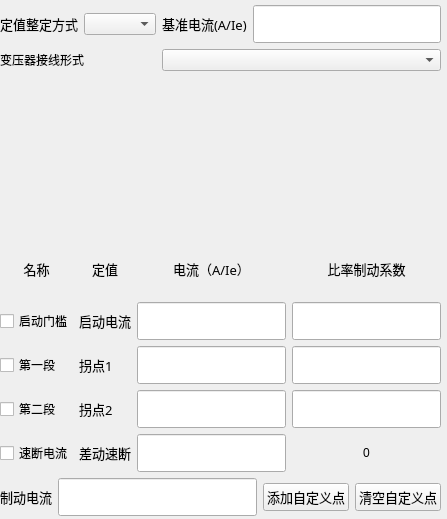
<?xml version="1.0" encoding="UTF-8"?>
<ui version="4.0">
 <class>QCharEditRadioNormalWidget</class>
 <widget class="QWidget" name="QCharEditRadioNormalWidget">
  <property name="enabled">
   <bool>true</bool>
  </property>
  <property name="geometry">
   <rect>
    <x>0</x>
    <y>0</y>
    <width>447</width>
    <height>519</height>
   </rect>
  </property>
  <property name="windowTitle">
   <string>Form</string>
  </property>
  <widget class="QWidget" name="layoutWidget">
   <property name="geometry">
    <rect>
     <x>0</x>
     <y>5</y>
     <width>441</width>
     <height>511</height>
    </rect>
   </property>
   <layout class="QVBoxLayout" name="m_mainVerticalLayout">
    <item>
     <layout class="QGridLayout" name="gridLayout">
      <item row="0" column="2">
       <widget class="QLabel" name="m_lbInSet">
        <property name="font">
         <font>
          <family>HP Simplified Hans Light</family>
          <pointsize>10</pointsize>
          <weight>50</weight>
          <italic>false</italic>
          <bold>false</bold>
         </font>
        </property>
        <property name="styleSheet">
         <string notr="true"/>
        </property>
        <property name="text">
         <string>基准电流(A/Ie)</string>
        </property>
       </widget>
      </item>
      <item row="0" column="3">
       <widget class="QSttLineEdit" name="m_editInSet">
        <property name="font">
         <font>
          <family>Agency FB</family>
          <pointsize>16</pointsize>
         </font>
        </property>
       </widget>
      </item>
      <item row="0" column="1" alignment="Qt::AlignLeft">
       <widget class="QDataTypeComboBox" name="m_cbSettingMinAxis"/>
      </item>
      <item row="0" column="0">
       <widget class="QLabel" name="m_lbSettingMinAxis">
        <property name="font">
         <font>
          <family>HP Simplified Hans Light</family>
          <pointsize>10</pointsize>
          <weight>50</weight>
          <italic>false</italic>
          <bold>false</bold>
         </font>
        </property>
        <property name="styleSheet">
         <string notr="true"/>
        </property>
        <property name="text">
         <string>定值整定方式</string>
        </property>
       </widget>
      </item>
      <item row="1" column="2" colspan="2">
       <widget class="QDataTypeComboBox" name="m_cmb_TranSort">
        <property name="styleSheet">
         <string notr="true"/>
        </property>
       </widget>
      </item>
      <item row="1" column="0" colspan="2">
       <widget class="QLabel" name="m_lbTranSort">
        <property name="styleSheet">
         <string notr="true"/>
        </property>
        <property name="text">
         <string>变压器接线形式</string>
        </property>
       </widget>
      </item>
      <item row="2" column="0" colspan="4">
       <widget class="QLabel" name="m_label_Func">
        <property name="frameShape">
         <enum>QFrame::NoFrame</enum>
        </property>
        <property name="frameShadow">
         <enum>QFrame::Plain</enum>
        </property>
        <property name="text">
         <string/>
        </property>
       </widget>
      </item>
     </layout>
    </item>
    <item>
     <layout class="QGridLayout" name="gridLayout_2">
      <item row="4" column="2">
       <widget class="QLabel" name="m_lblTitleLine2">
        <property name="font">
         <font>
          <family>HP Simplified Hans Light</family>
          <pointsize>10</pointsize>
          <weight>50</weight>
          <italic>false</italic>
          <bold>false</bold>
         </font>
        </property>
        <property name="styleSheet">
         <string notr="true"/>
        </property>
        <property name="text">
         <string>拐点2</string>
        </property>
       </widget>
      </item>
      <item row="3" column="3">
       <widget class="QSttLineEdit" name="m_edtSet_Ip1">
        <property name="font">
         <font>
          <family>Agency FB</family>
          <pointsize>16</pointsize>
         </font>
        </property>
       </widget>
      </item>
      <item row="5" column="2">
       <widget class="QLabel" name="m_lblTitleLineSd">
        <property name="font">
         <font>
          <family>HP Simplified Hans Light</family>
          <pointsize>10</pointsize>
          <weight>50</weight>
          <italic>false</italic>
          <bold>false</bold>
         </font>
        </property>
        <property name="styleSheet">
         <string notr="true"/>
        </property>
        <property name="text">
         <string>差动速断</string>
        </property>
       </widget>
      </item>
      <item row="3" column="4">
       <widget class="QSttLineEdit" name="m_edtSet_K1">
        <property name="font">
         <font>
          <family>Agency FB</family>
          <pointsize>16</pointsize>
         </font>
        </property>
       </widget>
      </item>
      <item row="2" column="1">
       <widget class="QCheckBox" name="m_chkStart">
        <property name="text">
         <string>启动门槛</string>
        </property>
       </widget>
      </item>
      <item row="4" column="1">
       <widget class="QCheckBox" name="m_chkLine2">
        <property name="text">
         <string>第二段</string>
        </property>
       </widget>
      </item>
      <item row="0" column="3">
       <widget class="QLabel" name="m_lblTitleCurr">
        <property name="font">
         <font>
          <family>HP Simplified Hans Light</family>
          <pointsize>10</pointsize>
          <weight>50</weight>
          <italic>false</italic>
          <bold>false</bold>
         </font>
        </property>
        <property name="styleSheet">
         <string notr="true"/>
        </property>
        <property name="text">
         <string>电流（A/Ie）</string>
        </property>
        <property name="alignment">
         <set>Qt::AlignCenter</set>
        </property>
       </widget>
      </item>
      <item row="0" column="2">
       <widget class="QLabel" name="m_lbSetting">
        <property name="font">
         <font>
          <family>HP Simplified Hans Light</family>
          <pointsize>10</pointsize>
          <weight>50</weight>
          <italic>false</italic>
          <bold>false</bold>
         </font>
        </property>
        <property name="styleSheet">
         <string notr="true"/>
        </property>
        <property name="text">
         <string>定值</string>
        </property>
        <property name="alignment">
         <set>Qt::AlignCenter</set>
        </property>
       </widget>
      </item>
      <item row="2" column="3">
       <widget class="QSttLineEdit" name="m_edtSet_Istart">
        <property name="font">
         <font>
          <family>Agency FB</family>
          <pointsize>16</pointsize>
         </font>
        </property>
       </widget>
      </item>
      <item row="0" column="1">
       <widget class="QLabel" name="m_lbName">
        <property name="font">
         <font>
          <family>HP Simplified Hans Light</family>
          <pointsize>10</pointsize>
          <weight>50</weight>
          <italic>false</italic>
          <bold>false</bold>
         </font>
        </property>
        <property name="styleSheet">
         <string notr="true"/>
        </property>
        <property name="text">
         <string>名称</string>
        </property>
        <property name="alignment">
         <set>Qt::AlignCenter</set>
        </property>
       </widget>
      </item>
      <item row="3" column="1">
       <widget class="QCheckBox" name="m_chkLine1">
        <property name="text">
         <string>第一段</string>
        </property>
       </widget>
      </item>
      <item row="2" column="2">
       <widget class="QLabel" name="m_lblTitleStart">
        <property name="font">
         <font>
          <family>HP Simplified Hans Light</family>
          <pointsize>10</pointsize>
          <weight>50</weight>
          <italic>false</italic>
          <bold>false</bold>
         </font>
        </property>
        <property name="styleSheet">
         <string notr="true"/>
        </property>
        <property name="text">
         <string>启动电流</string>
        </property>
       </widget>
      </item>
      <item row="0" column="4">
       <widget class="QLabel" name="m_lblTitleK">
        <property name="font">
         <font>
          <family>HP Simplified Hans Light</family>
          <pointsize>10</pointsize>
          <weight>50</weight>
          <italic>false</italic>
          <bold>false</bold>
         </font>
        </property>
        <property name="layoutDirection">
         <enum>Qt::LeftToRight</enum>
        </property>
        <property name="styleSheet">
         <string notr="true"/>
        </property>
        <property name="text">
         <string>比率制动系数</string>
        </property>
        <property name="alignment">
         <set>Qt::AlignCenter</set>
        </property>
       </widget>
      </item>
      <item row="3" column="2">
       <widget class="QLabel" name="m_lblTitleLine1">
        <property name="font">
         <font>
          <family>HP Simplified Hans Light</family>
          <pointsize>10</pointsize>
          <weight>50</weight>
          <italic>false</italic>
          <bold>false</bold>
         </font>
        </property>
        <property name="styleSheet">
         <string notr="true"/>
        </property>
        <property name="text">
         <string>拐点1</string>
        </property>
       </widget>
      </item>
      <item row="5" column="4">
       <widget class="QLabel" name="m_lblSet_K">
        <property name="styleSheet">
         <string notr="true"/>
        </property>
        <property name="text">
         <string>0</string>
        </property>
        <property name="alignment">
         <set>Qt::AlignCenter</set>
        </property>
       </widget>
      </item>
      <item row="4" column="4">
       <widget class="QSttLineEdit" name="m_edtSet_K2">
        <property name="font">
         <font>
          <family>Agency FB</family>
          <pointsize>16</pointsize>
         </font>
        </property>
       </widget>
      </item>
      <item row="2" column="4">
       <widget class="QSttLineEdit" name="m_edtSet_Kstart">
        <property name="font">
         <font>
          <family>Agency FB</family>
          <pointsize>16</pointsize>
         </font>
        </property>
       </widget>
      </item>
      <item row="4" column="3">
       <widget class="QSttLineEdit" name="m_edtSet_Ip2">
        <property name="font">
         <font>
          <family>Agency FB</family>
          <pointsize>16</pointsize>
         </font>
        </property>
       </widget>
      </item>
      <item row="5" column="3">
       <widget class="QSttLineEdit" name="m_edtSet_Isd">
        <property name="font">
         <font>
          <family>Agency FB</family>
          <pointsize>16</pointsize>
         </font>
        </property>
       </widget>
      </item>
      <item row="5" column="1">
       <widget class="QCheckBox" name="m_chkLineSd">
        <property name="text">
         <string>速断电流</string>
        </property>
       </widget>
      </item>
     </layout>
    </item>
    <item>
     <layout class="QHBoxLayout" name="horizontalLayout">
      <item>
       <widget class="QLabel" name="m_lbIdValue">
        <property name="font">
         <font>
          <family>HP Simplified Hans Light</family>
          <pointsize>10</pointsize>
          <weight>50</weight>
          <italic>false</italic>
          <bold>false</bold>
         </font>
        </property>
        <property name="styleSheet">
         <string notr="true"/>
        </property>
        <property name="text">
         <string>制动电流</string>
        </property>
       </widget>
      </item>
      <item>
       <widget class="QSttLineEdit" name="m_editSet_IdValue">
        <property name="enabled">
         <bool>true</bool>
        </property>
        <property name="font">
         <font>
          <family>Agency FB</family>
          <pointsize>16</pointsize>
         </font>
        </property>
        <property name="mouseTracking">
         <bool>true</bool>
        </property>
        <property name="acceptDrops">
         <bool>true</bool>
        </property>
       </widget>
      </item>
      <item>
       <widget class="QPushButton" name="m_btnUserAdd">
        <property name="font">
         <font>
          <family>HP Simplified Hans Light</family>
          <pointsize>10</pointsize>
          <weight>50</weight>
          <italic>false</italic>
          <bold>false</bold>
         </font>
        </property>
        <property name="mouseTracking">
         <bool>true</bool>
        </property>
        <property name="acceptDrops">
         <bool>true</bool>
        </property>
        <property name="styleSheet">
         <string notr="true"/>
        </property>
        <property name="text">
         <string>添加自定义点</string>
        </property>
       </widget>
      </item>
      <item>
       <widget class="QPushButton" name="m_btnUserClear">
        <property name="font">
         <font>
          <family>HP Simplified Hans Light</family>
          <pointsize>10</pointsize>
          <weight>50</weight>
          <italic>false</italic>
          <bold>false</bold>
         </font>
        </property>
        <property name="styleSheet">
         <string notr="true"/>
        </property>
        <property name="text">
         <string>清空自定义点</string>
        </property>
       </widget>
      </item>
     </layout>
    </item>
   </layout>
  </widget>
 </widget>
 <customwidgets>
  <customwidget>
   <class>QSttLineEdit</class>
   <extends>QLineEdit</extends>
   <header>../../Controls/SttLineEdit.h</header>
  </customwidget>
  <customwidget>
   <class>QDataTypeComboBox</class>
   <extends>QComboBox</extends>
   <header>../../Module/CommonCtrl_QT/QDataTypeComboBox.h</header>
  </customwidget>
 </customwidgets>
 <resources/>
 <connections/>
</ui>
